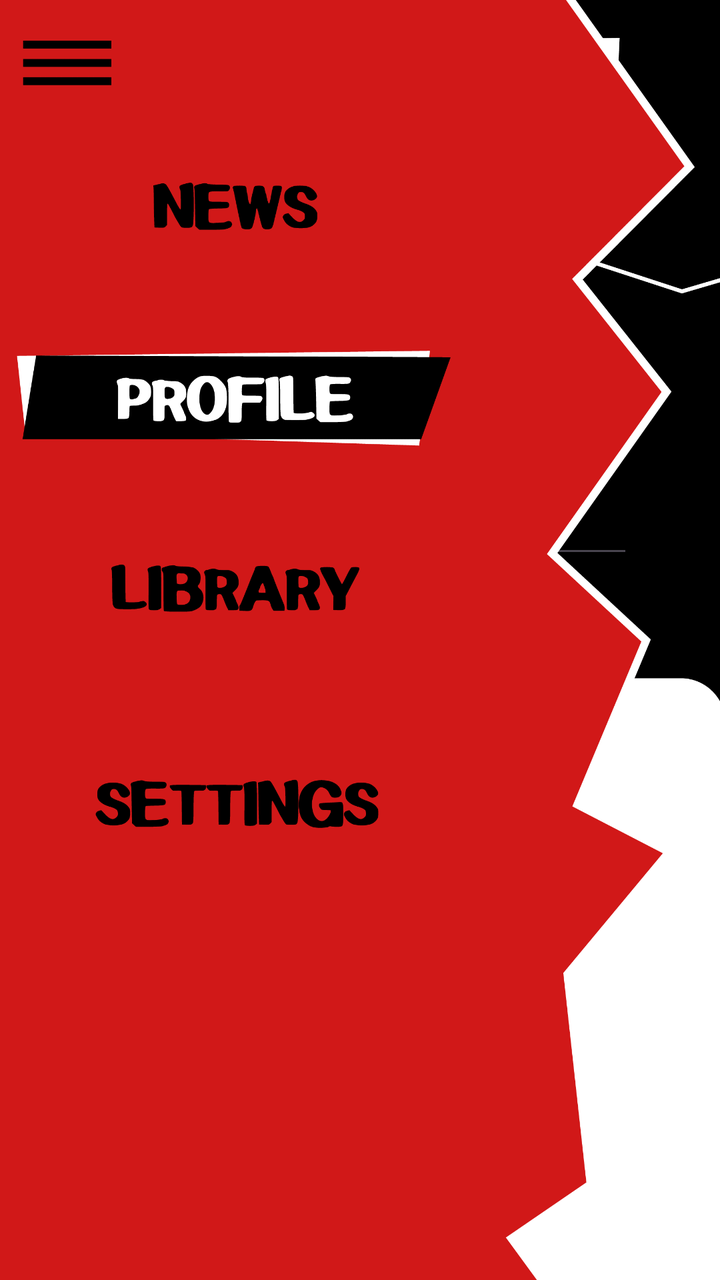
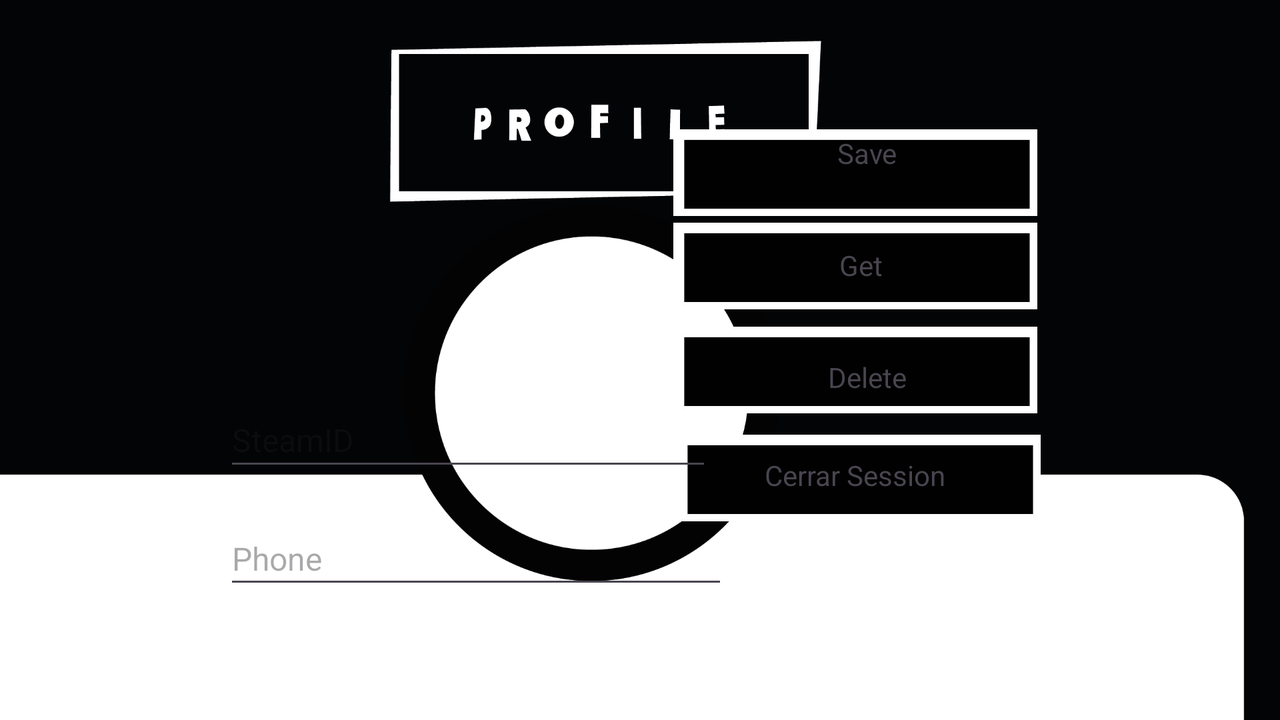

The same Android screen from two of the app's own layout files: first res/layout/ as a phone draws it, then the repository's variant for another configuration, drawn on a device whose configuration selects that folder. Both files follow.
<!-- AndroidManifest.xml: application theme Theme.Persona_app -->
<!-- res/layout/activity_profile.xml -->
<?xml version="1.0" encoding="utf-8"?>
<androidx.constraintlayout.widget.ConstraintLayout xmlns:android="http://schemas.android.com/apk/res/android"
    xmlns:app="http://schemas.android.com/apk/res-auto"
    xmlns:tools="http://schemas.android.com/tools"
    android:layout_width="match_parent"
    android:layout_height="match_parent"
    tools:context=".Profile">

    <androidx.constraintlayout.utils.widget.ImageFilterView
        android:id="@+id/Color_Cambia"
        android:layout_width="989dp"
        android:layout_height="1386dp"
        app:layout_constraintBottom_toBottomOf="parent"
        app:layout_constraintEnd_toEndOf="parent"
        app:layout_constraintHorizontal_bias="0.501"
        app:layout_constraintStart_toStartOf="parent"
        app:layout_constraintTop_toTopOf="parent"
        app:srcCompat="@mipmap/background" />

    <ImageView
        android:id="@+id/imageView25"
        android:layout_width="1107dp"
        android:layout_height="398dp"
        android:layout_marginBottom="-40dp"
        app:layout_constraintBottom_toBottomOf="parent"
        app:layout_constraintEnd_toEndOf="parent"
        app:layout_constraintStart_toStartOf="parent"
        app:srcCompat="@mipmap/puntos_landscape" />

    <ImageView
        android:id="@+id/Black1"
        android:layout_width="997dp"
        android:layout_height="882dp"
        android:layout_marginTop="-140dp"
        android:background="#000000"
        app:layout_constraintBottom_toBottomOf="parent"
        app:layout_constraintEnd_toEndOf="parent"
        app:layout_constraintStart_toStartOf="parent"
        app:layout_constraintTop_toTopOf="parent"
        app:srcCompat="@mipmap/black" />

    <ImageView
        android:id="@+id/black2"
        android:layout_width="488dp"
        android:layout_height="1151dp"
        android:layout_marginTop="-80dp"
        app:layout_constraintEnd_toEndOf="parent"
        app:layout_constraintHorizontal_bias="0.494"
        app:layout_constraintStart_toStartOf="parent"
        app:layout_constraintTop_toTopOf="parent"
        app:srcCompat="@mipmap/black" />

    <ImageView
        android:id="@+id/imageView3"
        android:layout_width="569dp"
        android:layout_height="927dp"
        android:layout_marginTop="-50dp"
        app:layout_constraintEnd_toEndOf="parent"
        app:layout_constraintHorizontal_bias="0.483"
        app:layout_constraintStart_toStartOf="parent"
        app:layout_constraintTop_toTopOf="parent"
        app:srcCompat="@mipmap/profile_background_negro" />

    <ImageView
        android:id="@+id/ImageProfile"
        android:layout_width="129dp"
        android:layout_height="122dp"
        android:layout_marginTop="148dp"
        android:layout_marginBottom="47dp"
        app:layout_constraintBottom_toTopOf="@+id/usernameText"
        app:layout_constraintEnd_toEndOf="parent"
        app:layout_constraintHorizontal_bias="0.501"
        app:layout_constraintStart_toStartOf="parent"
        app:layout_constraintTop_toTopOf="parent"
        app:layout_constraintVertical_bias="0.177"
        tools:srcCompat="@tools:sample/avatars" />

    <Button
        android:id="@+id/menuOpen"
        android:layout_width="184dp"
        android:layout_height="123dp"
        android:alpha="0"
        app:layout_constraintStart_toStartOf="parent"
        app:layout_constraintTop_toTopOf="parent" />

    <Button
        android:id="@+id/menuClose"
        android:layout_width="116dp"
        android:layout_height="109dp"
        android:alpha="0"
        app:layout_constraintStart_toStartOf="parent"
        app:layout_constraintTop_toTopOf="parent" />

    <Button
        android:id="@+id/CloseZone"
        android:layout_width="397dp"
        android:layout_height="955dp"
        android:alpha="0"
        android:visibility="visible"
        app:layout_constraintBottom_toBottomOf="parent"
        app:layout_constraintEnd_toEndOf="parent"
        app:layout_constraintTop_toTopOf="parent"
        app:layout_constraintVertical_bias="0.0" />

    <Button
        android:id="@+id/logOutButton"
        android:layout_width="169dp"
        android:layout_height="48dp"
        android:layout_marginBottom="112dp"
        android:alpha="0"
        android:text="Log Out"
        app:layout_constraintBottom_toBottomOf="parent"
        app:layout_constraintEnd_toEndOf="parent"
        app:layout_constraintHorizontal_bias="0.473"
        app:layout_constraintStart_toStartOf="parent" />

    <Button
        android:id="@+id/DeleteButton"
        android:layout_width="169dp"
        android:layout_height="48dp"
        android:layout_marginBottom="4dp"
        android:alpha="0"
        android:text="Delete"
        app:layout_constraintBottom_toTopOf="@+id/logOutButton"
        app:layout_constraintEnd_toEndOf="@+id/logOutButton"
        app:layout_constraintHorizontal_bias="0.0"
        app:layout_constraintStart_toStartOf="@+id/logOutButton" />

    <Button
        android:id="@+id/GetButton"
        android:layout_width="169dp"
        android:layout_height="48dp"
        android:alpha="0"
        android:text="Get"
        app:layout_constraintBottom_toTopOf="@+id/DeleteButton"
        app:layout_constraintEnd_toEndOf="@+id/DeleteButton"
        app:layout_constraintHorizontal_bias="0.0"
        app:layout_constraintStart_toStartOf="@+id/DeleteButton" />

    <Button
        android:id="@+id/SaveButton"
        android:layout_width="169dp"
        android:layout_height="48dp"
        android:layout_marginBottom="12dp"
        android:alpha="0"
        android:text="Save"
        app:layout_constraintBottom_toTopOf="@+id/GetButton"
        app:layout_constraintEnd_toEndOf="@+id/GetButton"
        app:layout_constraintHorizontal_bias="1.0"
        app:layout_constraintStart_toStartOf="@+id/GetButton" />

    <ImageView
        android:id="@+id/imageView4"
        android:layout_width="182dp"
        android:layout_height="46dp"
        android:layout_marginTop="6dp"
        app:layout_constraintBottom_toTopOf="@+id/GetButton"
        app:layout_constraintEnd_toEndOf="parent"
        app:layout_constraintStart_toStartOf="parent"
        app:layout_constraintTop_toBottomOf="@+id/PhoneText"
        app:srcCompat="@mipmap/button_basic" />

    <ImageView
        android:id="@+id/imageView5"
        android:layout_width="182dp"
        android:layout_height="46dp"
        android:layout_marginBottom="2dp"
        app:layout_constraintBottom_toTopOf="@+id/DeleteButton"
        app:layout_constraintEnd_toEndOf="parent"
        app:layout_constraintStart_toStartOf="parent"
        app:srcCompat="@mipmap/button_basic" />

    <ImageView
        android:id="@+id/imageView7"
        android:layout_width="182dp"
        android:layout_height="46dp"
        android:layout_marginBottom="4dp"
        app:layout_constraintBottom_toTopOf="@+id/logOutButton"
        app:layout_constraintEnd_toEndOf="parent"
        app:layout_constraintHorizontal_bias="0.501"
        app:layout_constraintStart_toStartOf="parent"
        app:srcCompat="@mipmap/button_basic" />

    <ImageView
        android:id="@+id/imageView8"
        android:layout_width="182dp"
        android:layout_height="46dp"
        android:layout_marginTop="4dp"
        app:layout_constraintEnd_toEndOf="parent"
        app:layout_constraintHorizontal_bias="0.505"
        app:layout_constraintStart_toStartOf="parent"
        app:layout_constraintTop_toBottomOf="@+id/DeleteButton"
        app:srcCompat="@mipmap/button_basic" />

    <TextView
        android:id="@+id/textView4"
        android:layout_width="176dp"
        android:layout_height="29dp"
        android:layout_marginBottom="20dp"
        android:text="Save"
        android:textAlignment="center"
        app:layout_constraintBottom_toTopOf="@+id/GetButton"
        app:layout_constraintEnd_toEndOf="parent"
        app:layout_constraintHorizontal_bias="0.511"
        app:layout_constraintStart_toStartOf="parent" />

    <TextView
        android:id="@+id/textView5"
        android:layout_width="176dp"
        android:layout_height="29dp"
        android:layout_marginBottom="2dp"
        android:text="Get"
        android:textAlignment="center"
        app:layout_constraintBottom_toTopOf="@+id/DeleteButton"
        app:layout_constraintEnd_toEndOf="parent"
        app:layout_constraintHorizontal_bias="0.514"
        app:layout_constraintStart_toStartOf="parent" />

    <TextView
        android:id="@+id/textView6"
        android:layout_width="176dp"
        android:layout_height="29dp"
        android:layout_marginBottom="4dp"
        android:text="Delete"
        android:textAlignment="center"
        app:layout_constraintBottom_toTopOf="@+id/logOutButton"
        app:layout_constraintEnd_toEndOf="parent"
        app:layout_constraintHorizontal_bias="0.514"
        app:layout_constraintStart_toStartOf="parent" />

    <TextView
        android:id="@+id/textView7"
        android:layout_width="176dp"
        android:layout_height="29dp"
        android:layout_marginTop="21dp"
        android:text="Cerrar Session"
        android:textAlignment="center"
        app:layout_constraintEnd_toEndOf="parent"
        app:layout_constraintHorizontal_bias="0.498"
        app:layout_constraintStart_toStartOf="parent"
        app:layout_constraintTop_toBottomOf="@+id/textView6" />

    <EditText
        android:id="@+id/usernameText"
        android:layout_width="273dp"
        android:layout_height="48dp"
        android:layout_marginBottom="100dp"
        android:hint="SteamID"
        android:textColor="#000000"
        android:textSize="16sp"
        app:layout_constraintBottom_toTopOf="@+id/SaveButton"
        app:layout_constraintEnd_toEndOf="parent"
        app:layout_constraintStart_toStartOf="parent" />

    <EditText
        android:id="@+id/PhoneText"
        android:layout_width="272dp"
        android:layout_height="48dp"
        android:layout_marginTop="16dp"
        android:hint="Phone"
        android:textSize="16sp"
        app:layout_constraintBottom_toTopOf="@+id/SaveButton"
        app:layout_constraintEnd_toEndOf="@+id/usernameText"
        app:layout_constraintHorizontal_bias="1.0"
        app:layout_constraintStart_toStartOf="@+id/usernameText"
        app:layout_constraintTop_toBottomOf="@+id/usernameText"
        app:layout_constraintVertical_bias="0.0" />

    <ProgressBar
        android:id="@+id/progressBar"
        android:layout_width="167dp"
        android:layout_height="29dp"
        android:visibility="invisible"
        app:layout_constraintBottom_toBottomOf="parent"
        app:layout_constraintEnd_toEndOf="parent"
        app:layout_constraintHorizontal_bias="0.503"
        app:layout_constraintStart_toStartOf="parent"
        app:layout_constraintTop_toTopOf="parent"
        app:layout_constraintVertical_bias="0.247" />

    <androidx.constraintlayout.widget.ConstraintLayout
        android:id="@+id/scene_selector_layout"
        android:layout_width="397dp"
        android:layout_height="982dp"
        android:layout_marginStart="-20dp"
        android:layout_marginTop="-20dp"
        android:orientation="vertical"
        android:padding="16dp"
        android:visibility="invisible"
        app:layout_constraintStart_toStartOf="parent"
        app:layout_constraintTop_toTopOf="parent"
        tools:visibility="visible">

        <ImageView
            android:id="@+id/Selector"
            android:layout_width="487dp"
            android:layout_height="980dp"
            android:layout_marginStart="-90dp"
            android:layout_marginTop="40dp"
            android:layout_marginBottom="108dp"
            app:layout_constraintBottom_toBottomOf="parent"
            app:layout_constraintStart_toStartOf="parent"
            app:layout_constraintTop_toTopOf="parent"
            app:srcCompat="@mipmap/screen_profile" />

        <Button
            android:id="@+id/news_button"
            android:layout_width="167dp"
            android:layout_height="44dp"
            android:layout_marginStart="52dp"
            android:layout_marginTop="100dp"
            android:alpha="0"
            android:text="News"
            app:layout_constraintStart_toStartOf="parent"
            app:layout_constraintTop_toTopOf="parent" />

        <Button
            android:id="@+id/BibliotecaButton"
            android:layout_width="153dp"
            android:layout_height="60dp"
            android:layout_marginStart="16dp"
            android:layout_marginTop="44dp"
            android:layout_marginEnd="53dp"
            android:alpha="0"
            android:text="Jokers_Armor"
            app:layout_constraintEnd_toEndOf="parent"
            app:layout_constraintHorizontal_bias="0.217"
            app:layout_constraintStart_toStartOf="parent"
            app:layout_constraintTop_toBottomOf="@+id/Profile_Button" />

        <Button
            android:id="@+id/Profile_Button"
            android:layout_width="134dp"
            android:layout_height="61dp"
            android:layout_marginStart="16dp"
            android:layout_marginTop="16dp"
            android:layout_marginEnd="53dp"
            android:alpha="0"
            android:text="Jokers_Armor"
            app:layout_constraintEnd_toEndOf="parent"
            app:layout_constraintHorizontal_bias="0.156"
            app:layout_constraintStart_toStartOf="parent"
            app:layout_constraintTop_toBottomOf="@+id/news_button" />

        <Button
            android:id="@+id/ajustes_Buton"
            android:layout_width="147dp"
            android:layout_height="79dp"
            android:layout_marginStart="16dp"
            android:layout_marginTop="15dp"
            android:layout_marginEnd="53dp"
            android:alpha="0"
            android:text="Jokers_Armor"
            app:layout_constraintEnd_toEndOf="parent"
            app:layout_constraintHorizontal_bias="0.147"
            app:layout_constraintStart_toStartOf="parent"
            app:layout_constraintTop_toBottomOf="@+id/BibliotecaButton" />

    </androidx.constraintlayout.widget.ConstraintLayout>

</androidx.constraintlayout.widget.ConstraintLayout>
<!-- resources referenced by this layout -->
<resources>
  <!-- mipmap black: png bitmap (mipmap-hdpi, 112094 bytes) -->
  <!-- mipmap button_basic: jpg bitmap (mipmap-hdpi, 15451 bytes) -->
  <!-- mipmap profile_background_negro: png bitmap (mipmap-hdpi, 204091 bytes) -->
  <!-- mipmap puntos_landscape: png bitmap (mipmap-hdpi, 420133 bytes) -->
  <!-- mipmap screen_profile: png bitmap (mipmap-hdpi, 327393 bytes) -->
  <style name="Theme.Persona_app" parent="Base.Theme.Persona_app" />
  <style name="Base.Theme.Persona_app" parent="Theme.Material3.DayNight.NoActionBar">
          
          
      </style>
</resources>
<!-- res/layout-land/activity_profile.xml (the repository's variant of the layout above) -->
<!-- drawn on the phone turned sideways -->
<?xml version="1.0" encoding="utf-8"?>
<androidx.constraintlayout.widget.ConstraintLayout xmlns:android="http://schemas.android.com/apk/res/android"
    xmlns:app="http://schemas.android.com/apk/res-auto"
    xmlns:tools="http://schemas.android.com/tools"
    android:layout_width="match_parent"
    android:layout_height="match_parent"
    tools:context=".Profile">

    <androidx.constraintlayout.utils.widget.ImageFilterView
        android:id="@+id/Color_Cambia"
        android:layout_width="1174dp"
        android:layout_height="655dp"
        app:layout_constraintEnd_toEndOf="parent"
        app:layout_constraintStart_toStartOf="parent"
        app:layout_constraintTop_toTopOf="parent"
        app:srcCompat="@mipmap/fondo_color_landscape" />

    <ImageView
        android:id="@+id/imageView18"
        android:layout_width="1485dp"
        android:layout_height="640dp"
        android:layout_marginTop="148dp"
        app:layout_constraintEnd_toEndOf="parent"
        app:layout_constraintHorizontal_bias="0.48"
        app:layout_constraintStart_toStartOf="parent"
        app:layout_constraintTop_toTopOf="parent"
        app:srcCompat="@mipmap/puntos_landscape" />

    <ImageView
        android:id="@+id/imageView3"
        android:layout_width="1285dp"
        android:layout_height="691dp"
        android:layout_marginTop="-120dp"
        app:layout_constraintEnd_toEndOf="parent"
        app:layout_constraintHorizontal_bias="0.538"
        app:layout_constraintStart_toStartOf="parent"
        app:layout_constraintTop_toTopOf="parent"
        app:srcCompat="@mipmap/profile_landscape" />

    <ImageView
        android:id="@+id/ImageProfile"
        android:layout_width="128dp"
        android:layout_height="107dp"
        android:layout_marginBottom="47dp"
        app:layout_constraintBottom_toBottomOf="parent"
        app:layout_constraintEnd_toEndOf="parent"
        app:layout_constraintHorizontal_bias="0.486"
        app:layout_constraintStart_toStartOf="parent"
        app:layout_constraintTop_toTopOf="parent"
        app:layout_constraintVertical_bias="0.331"
        tools:srcCompat="@tools:sample/avatars" />

    <Button
        android:id="@+id/menuOpen"
        android:layout_width="167dp"
        android:layout_height="111dp"
        android:layout_marginStart="44dp"
        android:alpha="0"
        app:layout_constraintStart_toStartOf="parent"
        app:layout_constraintTop_toTopOf="parent" />

    <Button
        android:id="@+id/menuClose"
        android:layout_width="76dp"
        android:layout_height="72dp"
        android:alpha="0"
        app:layout_constraintStart_toStartOf="parent"
        app:layout_constraintTop_toTopOf="parent" />

    <Button
        android:id="@+id/CloseZone"
        android:layout_width="699dp"
        android:layout_height="600dp"
        android:alpha="0"
        android:visibility="visible"
        app:layout_constraintBottom_toBottomOf="parent"
        app:layout_constraintEnd_toEndOf="parent"
        app:layout_constraintTop_toTopOf="parent"
        app:layout_constraintVertical_bias="0.0" />

    <ImageView
        android:id="@+id/imageView4"
        android:layout_width="182dp"
        android:layout_height="46dp"
        app:layout_constraintBottom_toTopOf="@+id/GetButton"
        app:layout_constraintEnd_toEndOf="parent"
        app:layout_constraintHorizontal_bias="0.735"
        app:layout_constraintStart_toStartOf="parent"
        app:layout_constraintTop_toTopOf="parent"
        app:layout_constraintVertical_bias="0.962"
        app:srcCompat="@mipmap/button_basic" />

    <Button
        android:id="@+id/logOutButton"
        android:layout_width="169dp"
        android:layout_height="48dp"
        android:layout_marginBottom="100dp"
        android:alpha="0"
        android:text="Log Out"
        app:layout_constraintBottom_toBottomOf="parent"
        app:layout_constraintEnd_toEndOf="parent"
        app:layout_constraintHorizontal_bias="0.724"
        app:layout_constraintStart_toStartOf="parent" />

    <Button
        android:id="@+id/DeleteButton"
        android:layout_width="169dp"
        android:layout_height="48dp"
        android:layout_marginBottom="4dp"
        android:alpha="0"
        android:text="Delete"
        app:layout_constraintBottom_toTopOf="@+id/logOutButton"
        app:layout_constraintEnd_toEndOf="@+id/logOutButton"
        app:layout_constraintHorizontal_bias="0.0"
        app:layout_constraintStart_toStartOf="@+id/logOutButton" />

    <Button
        android:id="@+id/GetButton"
        android:layout_width="169dp"
        android:layout_height="48dp"
        android:alpha="0"
        android:text="Get"
        app:layout_constraintBottom_toTopOf="@+id/DeleteButton"
        app:layout_constraintEnd_toEndOf="@+id/DeleteButton"
        app:layout_constraintHorizontal_bias="0.0"
        app:layout_constraintStart_toStartOf="@+id/DeleteButton" />

    <Button
        android:id="@+id/SaveButton"
        android:layout_width="169dp"
        android:layout_height="48dp"
        android:layout_marginBottom="12dp"
        android:alpha="0"
        android:text="Save"
        app:layout_constraintBottom_toTopOf="@+id/GetButton"
        app:layout_constraintEnd_toEndOf="@+id/GetButton"
        app:layout_constraintHorizontal_bias="1.0"
        app:layout_constraintStart_toStartOf="@+id/GetButton" />

    <ImageView
        android:id="@+id/imageView7"
        android:layout_width="182dp"
        android:layout_height="46dp"
        android:layout_marginBottom="4dp"
        app:layout_constraintBottom_toTopOf="@+id/logOutButton"
        app:layout_constraintEnd_toEndOf="parent"
        app:layout_constraintHorizontal_bias="0.735"
        app:layout_constraintStart_toStartOf="parent"
        app:srcCompat="@mipmap/button_basic" />

    <ImageView
        android:id="@+id/imageView8"
        android:layout_width="182dp"
        android:layout_height="46dp"
        android:layout_marginTop="8dp"
        app:layout_constraintBottom_toBottomOf="parent"
        app:layout_constraintEnd_toEndOf="parent"
        app:layout_constraintHorizontal_bias="0.739"
        app:layout_constraintStart_toStartOf="parent"
        app:layout_constraintTop_toBottomOf="@+id/DeleteButton"
        app:layout_constraintVertical_bias="0.0"
        app:srcCompat="@mipmap/button_basic" />

    <ImageView
        android:id="@+id/imageView5"
        android:layout_width="182dp"
        android:layout_height="46dp"
        android:layout_marginBottom="4dp"
        app:layout_constraintBottom_toTopOf="@+id/DeleteButton"
        app:layout_constraintEnd_toEndOf="parent"
        app:layout_constraintHorizontal_bias="0.735"
        app:layout_constraintStart_toStartOf="parent"
        app:srcCompat="@mipmap/button_basic" />

    <TextView
        android:id="@+id/textView4"
        android:layout_width="176dp"
        android:layout_height="29dp"
        android:layout_marginBottom="16dp"
        android:text="Save"
        android:textAlignment="center"
        app:layout_constraintBottom_toTopOf="@+id/GetButton"
        app:layout_constraintEnd_toEndOf="parent"
        app:layout_constraintHorizontal_bias="0.744"
        app:layout_constraintStart_toStartOf="parent" />

    <TextView
        android:id="@+id/textView5"
        android:layout_width="176dp"
        android:layout_height="29dp"
        android:layout_marginBottom="8dp"
        android:text="Get"
        android:textAlignment="center"
        app:layout_constraintBottom_toTopOf="@+id/DeleteButton"
        app:layout_constraintEnd_toEndOf="parent"
        app:layout_constraintHorizontal_bias="0.738"
        app:layout_constraintStart_toStartOf="parent" />

    <TextView
        android:id="@+id/textView6"
        android:layout_width="176dp"
        android:layout_height="29dp"
        android:layout_marginBottom="4dp"
        android:text="Delete"
        android:textAlignment="center"
        app:layout_constraintBottom_toTopOf="@+id/logOutButton"
        app:layout_constraintEnd_toEndOf="parent"
        app:layout_constraintHorizontal_bias="0.745"
        app:layout_constraintStart_toStartOf="parent" />

    <TextView
        android:id="@+id/textView7"
        android:layout_width="176dp"
        android:layout_height="29dp"
        android:layout_marginTop="20dp"
        android:text="Cerrar Session"
        android:textAlignment="center"
        app:layout_constraintEnd_toEndOf="parent"
        app:layout_constraintHorizontal_bias="0.731"
        app:layout_constraintStart_toStartOf="parent"
        app:layout_constraintTop_toBottomOf="@+id/textView6" />

    <EditText
        android:id="@+id/usernameText"
        android:layout_width="244dp"
        android:layout_height="44dp"
        android:hint="SteamID"
        android:textColor="#000000"
        android:textSize="16sp"
        app:layout_constraintBottom_toBottomOf="parent"
        app:layout_constraintEnd_toEndOf="parent"
        app:layout_constraintHorizontal_bias="0.283"
        app:layout_constraintStart_toStartOf="parent"
        app:layout_constraintTop_toTopOf="parent"
        app:layout_constraintVertical_bias="0.621" />

    <EditText
        android:id="@+id/PhoneText"
        android:layout_width="252dp"
        android:layout_height="43dp"
        android:layout_marginTop="16dp"
        android:hint="Phone"
        android:textSize="16sp"
        app:layout_constraintBottom_toBottomOf="parent"
        app:layout_constraintEnd_toEndOf="@+id/usernameText"
        app:layout_constraintHorizontal_bias="0.0"
        app:layout_constraintStart_toStartOf="@+id/usernameText"
        app:layout_constraintTop_toBottomOf="@+id/usernameText"
        app:layout_constraintVertical_bias="0.0" />

    <ProgressBar
        android:id="@+id/progressBar"
        android:layout_width="167dp"
        android:layout_height="29dp"
        android:visibility="invisible"
        app:layout_constraintBottom_toBottomOf="parent"
        app:layout_constraintEnd_toEndOf="parent"
        app:layout_constraintHorizontal_bias="0.49"
        app:layout_constraintStart_toStartOf="parent"
        app:layout_constraintTop_toTopOf="parent"
        app:layout_constraintVertical_bias="0.329" />

    <androidx.constraintlayout.widget.ConstraintLayout
        android:id="@+id/scene_selector_layout"
        android:layout_width="331dp"
        android:layout_height="873dp"
        android:layout_marginStart="-20dp"
        android:layout_marginTop="-20dp"
        android:orientation="vertical"
        android:padding="16dp"
        android:visibility="invisible"
        app:layout_constraintStart_toStartOf="parent"
        app:layout_constraintTop_toTopOf="parent"
        tools:visibility="gone">

        <ImageView
            android:id="@+id/Selector"
            android:layout_width="354dp"
            android:layout_height="766dp"
            android:layout_marginBottom="108dp"
            app:layout_constraintBottom_toBottomOf="parent"
            app:layout_constraintEnd_toEndOf="parent"
            app:layout_constraintTop_toTopOf="parent"
            app:srcCompat="@mipmap/screen_profile" />

        <Button
            android:id="@+id/news_button"
            android:layout_width="167dp"
            android:layout_height="44dp"
            android:layout_marginStart="20dp"
            android:layout_marginTop="88dp"
            android:alpha="0"
            android:text="News"
            app:layout_constraintStart_toStartOf="parent"
            app:layout_constraintTop_toTopOf="parent" />

        <Button
            android:id="@+id/BibliotecaButton"
            android:layout_width="153dp"
            android:layout_height="60dp"
            android:layout_marginStart="16dp"
            android:layout_marginTop="14dp"
            android:layout_marginEnd="53dp"
            android:alpha="0"
            android:text="Jokers_Armor"
            app:layout_constraintEnd_toEndOf="parent"
            app:layout_constraintHorizontal_bias="0.0"
            app:layout_constraintStart_toStartOf="parent"
            app:layout_constraintTop_toBottomOf="@+id/Profile_Button" />

        <Button
            android:id="@+id/Profile_Button"
            android:layout_width="134dp"
            android:layout_height="61dp"
            android:layout_marginStart="16dp"
            android:layout_marginTop="16dp"
            android:layout_marginEnd="53dp"
            android:alpha="0"
            android:text="Jokers_Armor"
            app:layout_constraintEnd_toEndOf="parent"
            app:layout_constraintHorizontal_bias="0.156"
            app:layout_constraintStart_toStartOf="parent"
            app:layout_constraintTop_toBottomOf="@+id/news_button" />

        <Button
            android:id="@+id/ajustes_Buton"
            android:layout_width="147dp"
            android:layout_height="79dp"
            android:layout_marginStart="16dp"
            android:layout_marginTop="15dp"
            android:layout_marginEnd="53dp"
            android:alpha="0"
            android:text="Jokers_Armor"
            app:layout_constraintEnd_toEndOf="parent"
            app:layout_constraintHorizontal_bias="0.147"
            app:layout_constraintStart_toStartOf="parent"
            app:layout_constraintTop_toBottomOf="@+id/BibliotecaButton" />

    </androidx.constraintlayout.widget.ConstraintLayout>

</androidx.constraintlayout.widget.ConstraintLayout>
<!-- resources referenced by the variant -->
<!-- as the phone turned sideways resolves them -->
<resources>
  <!-- mipmap button_basic: jpg bitmap (mipmap-hdpi, 15451 bytes) -->
  <!-- mipmap fondo_color_landscape: png bitmap (mipmap-hdpi, 88297 bytes) -->
  <!-- mipmap profile_landscape: png bitmap (mipmap-hdpi, 191880 bytes) -->
  <!-- mipmap puntos_landscape: png bitmap (mipmap-hdpi, 420133 bytes) -->
  <!-- mipmap screen_profile: png bitmap (mipmap-hdpi, 327393 bytes) -->
  <style name="Theme.Persona_app" parent="Base.Theme.Persona_app" />
  <style name="Base.Theme.Persona_app" parent="Theme.Material3.DayNight.NoActionBar">
          
          
      </style>
</resources>
